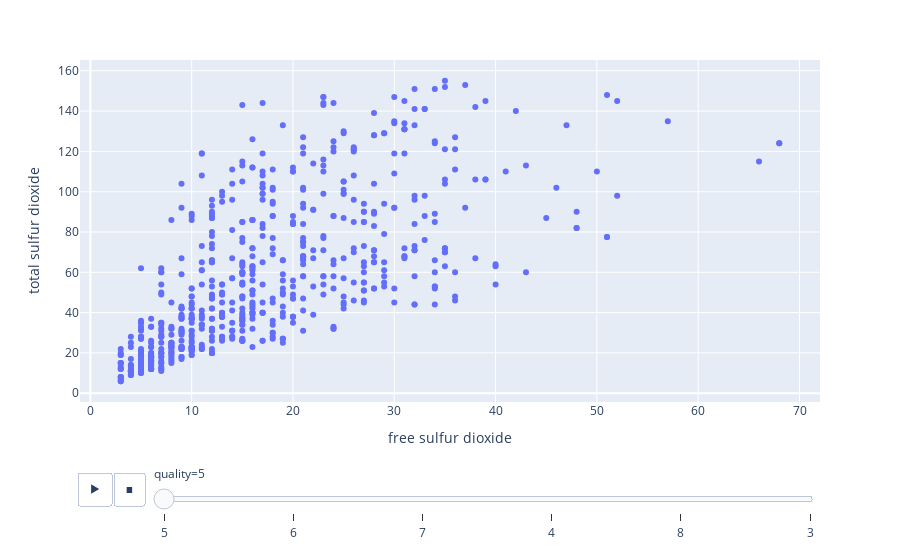

Notebook cell for this chart:
### Code cell
import plotly.graph_objects as go
import plotly.express as px
px.scatter(df, x="free sulfur dioxide", y="total sulfur dioxide",animation_frame="quality")

### Figure 1 — Plotly figure (JSON) as saved in the notebook; plotly's stock layout.template omitted (floating-point values rounded to 4 significant figures; data arrays with more than 128 entries replaced by an {"elided": "..."} marker saying what was removed)
{"data": [{"hovertemplate": "quality=5<br>free sulfur dioxide=%{x}<br>total sulfur dioxide=%{y}<extra></extra>", "legendgroup": "", "marker": {"color": "#636efa", "symbol": "circle"}, "mode": "markers", "name": "", "orientation": "v", "showlegend": false, "type": "scatter", "x": {"elided": "681 int values"}, "xaxis": "x", "y": {"elided": "681 float values"}, "yaxis": "y"}], "layout": {"legend": {"tracegroupgap": 0}, "margin": {"t": 60}, "sliders": [{"active": 0, "currentvalue": {"prefix": "quality="}, "len": 0.9, "pad": {"b": 10, "t": 60}, "steps": [{"args": [["5"], {"frame": {"duration": 0, "redraw": false}, "fromcurrent": true, "mode": "immediate", "transition": {"duration": 0, "easing": "linear"}}], "label": "5", "method": "animate"}, {"args": [["6"], {"frame": {"duration": 0, "redraw": false}, "fromcurrent": true, "mode": "immediate", "transition": {"duration": 0, "easing": "linear"}}], "label": "6", "method": "animate"}, {"args": [["7"], {"frame": {"duration": 0, "redraw": false}, "fromcurrent": true, "mode": "immediate", "transition": {"duration": 0, "easing": "linear"}}], "label": "7", "method": "animate"}, {"args": [["4"], {"frame": {"duration": 0, "redraw": false}, "fromcurrent": true, "mode": "immediate", "transition": {"duration": 0, "easing": "linear"}}], "label": "4", "method": "animate"}, {"args": [["8"], {"frame": {"duration": 0, "redraw": false}, "fromcurrent": true, "mode": "immediate", "transition": {"duration": 0, "easing": "linear"}}], "label": "8", "method": "animate"}, {"args": [["3"], {"frame": {"duration": 0, "redraw": false}, "fromcurrent": true, "mode": "immediate", "transition": {"duration": 0, "easing": "linear"}}], "label": "3", "method": "animate"}], "x": 0.1, "xanchor": "left", "y": 0, "yanchor": "top"}], "updatemenus": [{"buttons": [{"args": [null, {"frame": {"duration": 500, "redraw": false}, "fromcurrent": true, "mode": "immediate", "transition": {"duration": 500, "easing": "linear"}}], "label": "&#9654;", "method": "animate"}, {"args": [[null], {"frame": {"duration": 0, "redraw": false}, "fromcurrent": true, "mode": "immediate", "transition": {"duration": 0, "easing": "linear"}}], "label": "&#9724;", "method": "animate"}], "direction": "left", "pad": {"r": 10, "t": 70}, "showactive": false, "type": "buttons", "x": 0.1, "xanchor": "right", "y": 0, "yanchor": "top"}], "xaxis": {"anchor": "y", "domain": [0, 1], "title": {"text": "free sulfur dioxide"}}, "yaxis": {"anchor": "x", "domain": [0, 1], "title": {"text": "total sulfur dioxide"}}}}
